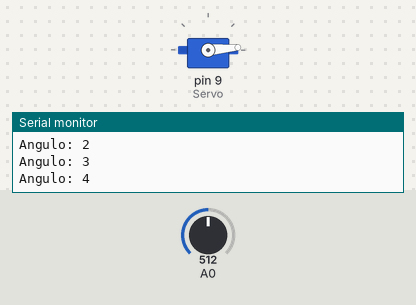
This sketch was run on a simulated Arduino Uno, built with avr-gcc and run on an emulated ATmega328P. Parts: servo, the last lines printed to the serial monitor. The test bench sets the inputs (shaded band); at power-on: A0 = 512.

Above: at 0.15 s.
At 9.9 s:
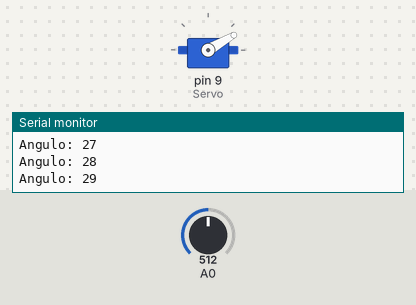
10.0 s: A0 set to 900
At 10.46 s:
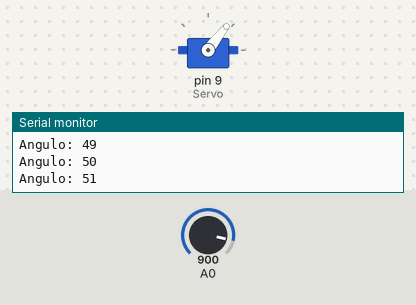
Timing chart, 0 to 25.1 s (numbered marks = the images above; inputs shaded):
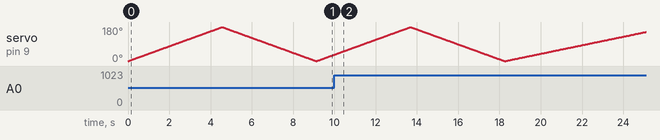

The sketch:

E1.ino
```cpp
#include <Servo.h>

Servo Servo1;

int Servo = 9;

void setup()
{
    Serial.begin(9600);
    Servo1.attach(Servo);
    Servo1.write(0);
}

void loop()
{
    int valSensor = analogRead(A0);
    int Velocidad = map(valSensor, 0, 1023, 1, 50);

    for (int i = 0; i < 180; i++)
    {
        Servo1.write(i);
        delay(Velocidad);
        Serial.print("Angulo: ");
        Serial.println(i);
    }
    for (int i = 180; i > 0; i--)
    {
        Servo1.write(i);
        delay(Velocidad);
        Serial.print("Angulo: ");
        Serial.println(i);
    }

    Serial.print("Velocidad: ");
    Serial.println(Velocidad);
    delay(Velocidad);
}
```
